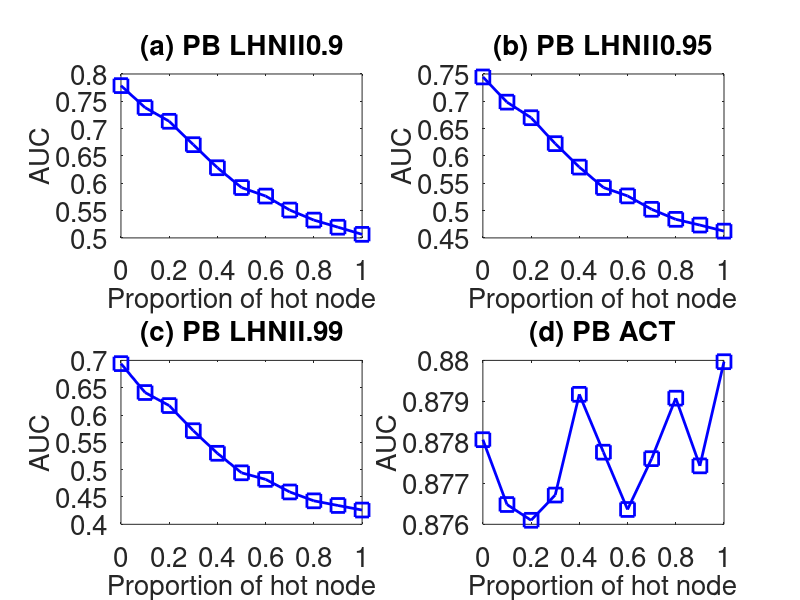

This chart was generated by the following MATLAB code:
subplot(2,2,1);
x=0:0.1:1;
y=[0.778714
0.738516
0.713415
0.670614
0.628414
0.592129
0.576579
0.550984
0.532611
0.519561
0.506486

];
plot(x,y,'-bs','LineWidth',2,'MarkerSize',10);
set(gca,'FontSize',20);
xlabel('Proportion of hot node','fontsize',20);
ylabel('AUC','fontsize',20);
title('(a) PB LHNII0.9','fontsize',20);

subplot(2,2,2);
x=0:0.1:1;
y=[0.744573
0.698446
0.669975
0.622492
0.57956
0.542194
0.526847
0.502342
0.483963
0.473479
0.462409

];
plot(x,y,'-bs','LineWidth',2,'MarkerSize',10);
set(gca,'FontSize',20);
xlabel('Proportion of hot node','fontsize',20);
ylabel('AUC','fontsize',20);
title('(b) PB LHNII0.95','fontsize',20);

subplot(2,2,3);
x=0:0.1:1;
y=[0.69408
0.641181
0.617324
0.571295
0.529972
0.494261
0.482221
0.459199
0.442973
0.434461
0.426107

];
plot(x,y,'-bs','LineWidth',2,'MarkerSize',10);
set(gca,'FontSize',20);
xlabel('Proportion of hot node','fontsize',20);
ylabel('AUC','fontsize',20);
title('(c) PB LHNII.99','fontsize',20);


subplot(2,2,4);
x=0:0.1:1;
y=[0.878065
0.876483
0.876098
0.876714
0.879172
0.87776
0.876362
0.877602
0.879078
0.877426
0.879968

];
plot(x,y,'-bs','LineWidth',2,'MarkerSize',10);
set(gca,'FontSize',20);
xlabel('Proportion of hot node','fontsize',20);
ylabel('AUC','fontsize',20);
title('(d) PB ACT','fontsize',20);